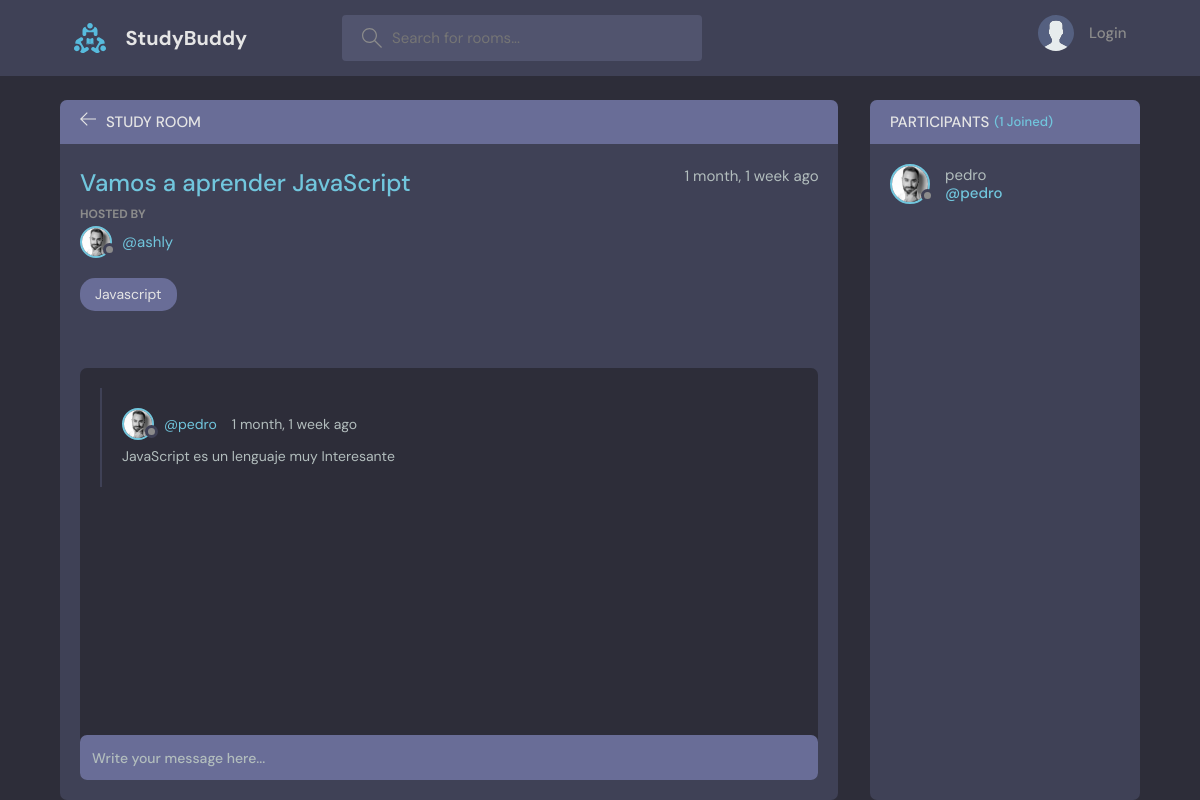
Page /room/3/ on the committed database.
### base/models.py (models this page shows, shortened)
class Room(models.Model):
    host = models.ForeignKey(User, on_delete=models.SET_NULL, null=True)
    topic = models.ForeignKey(Topic, on_delete=models.SET_NULL, null=True)
    name = models.CharField(max_length=200)
    description = models.TextField(null=True, blank=True)
    participants = models.ManyToManyField(User, related_name="participants", blank=True)
    updated = models.DateTimeField(auto_now=True)
    created = models.DateTimeField(auto_now_add=True)
    class Meta:
        ordering = ["-updated", "-created"]

class User(AbstractUser):
    name = models.CharField(max_length=200, null=True)
    email = models.EmailField(unique=True, null=True)
    bio = models.TextField(null=True)
    avatar = models.ImageField(null=True, default="avatar.svg")
    USERNAME_FIELD = "email"
    REQUIRED_FIELDS = []

class Topic(models.Model):
    name = models.CharField(max_length=200)
    def __str__(self):
        return self.name

class Message(models.Model):
    user = models.ForeignKey(User, on_delete=models.CASCADE)
    room = models.ForeignKey(Room, on_delete=models.CASCADE)
    body = models.TextField()
    updated = models.DateTimeField(auto_now=True)
    created = models.DateTimeField(auto_now_add=True)
    class Meta:
        ordering = ["-updated", "-created"]

### base/views.py (the view)
# urls.py: path("room/<int:pk>/", views.room, name="room"),
def room(request, pk):
    room = Room.objects.get(id=pk)
    room_messages = room.message_set.all()
    participants = room.participants.all()
    if request.method == "POST":
        message = Message.objects.create(
            user=request.user, room=room, body=request.POST.get("body")
        )
        room.participants.add(request.user)
        return redirect("room", pk=room.id)
    context = {
        "room": room,
        "room_messages": room_messages,
        "participants": participants,
    }
    return render(request, "base/room.html", context)

### base/templates/base/room.html (shortened to what this page needs)
{% extends 'main.html' %}
{% block content %}
<main class="profile-page layout layout--2">
  <div class="container">
    <div class="room">
      <div class="room__top">
        <div class="room__topLeft">
          <a href="{% url 'home' %}">
            <svg version="1.1" xmlns="http://www.w3.org/2000/svg" width="32" height="32" viewBox="0 0 32 32">
              <title>arrow-left</title>
              <path
                d="M13.723 2.286l-13.723 13.714 13.719 13.714 1.616-1.611-10.96-10.96h27.625v-2.286h-27.625l10.965-10.965-1.616-1.607z">
              </path>
            </svg>
          </a>
          <h3>Study Room</h3>
        </div>
      </div>
      <div class="room__box scroll">
        <div class="room__header scroll">
          <div class="room__info">
            <h3>{{room.name}}</h3>
            <span>{{room.created|timesince}} ago</span>
          </div>
          <div class="room__hosted">
            <p>Hosted By</p>
            <a href="{% url 'user-profile' room.host.id %}" class="room__author">
              <div class="avatar avatar--small">
                <img src="{{room.host.avatar.url}}" />
              </div>
              <span>@{{room.host.username}}</span>
            </a>
          </div>
          <span class="room__topics">{{room.topic}}</span>
        </div>
        <div class="room__conversation">
          <div class="threads scroll">
            {% for message in room_messages %}
            <div class="thread">
              <div class="thread__top">
                <div class="thread__author">
                  <a href="{% url 'user-profile' message.user.id %}" class="thread__authorInfo">
                    <div class="avatar avatar--small">
                      <img src="{{message.user.avatar.url}}" />
                    </div>
                    <span>@{{message.user.username}}</span>
                  </a>
                  <span class="thread__date">{{message.created|timesince}} ago</span>
                </div>
              </div>
              <div class="thread__details">
                {{message.body}}
              </div>
            </div>
            {% endfor %}
          </div>
        </div>
      </div>
      <div class="room__message">
        <form action="" method="POST">
          <input name="body" placeholder="Write your message here..." />
        </form>
      </div>
    </div>
    <div class="participants">
      <h3 class="participants__top">Participants <span>({{participants.count}} Joined)</span></h3>
      <div class="participants__list scroll">
        {% for user in participants %}
        <a href="{%  url 'user-profile' user.id %}" class="participant">
          <div class="avatar avatar--medium">
            <img src="{{user.avatar.url}}" />
          </div>
          <p>
            {{user.name}}
            <span>@{{user.username}}</span>
          </p>
        </a>
        {% endfor %}
      </div>
    </div>
  </div>
</main>
{% endblock content %}

### rows in the picture
Room: name "Vamos a aprender JavaScript", created "1 month, 1 week", host.avatar (picture), host.username "ashly", topic "Javascript"
Message: user.avatar (picture), user.username "pedro", created "1 month, 1 week", body "JavaScript es un lenguaje muy Interesante"
User: avatar (picture), name "pedro", username "pedro"

### other values in the picture
{{ participants.count }} "1"
